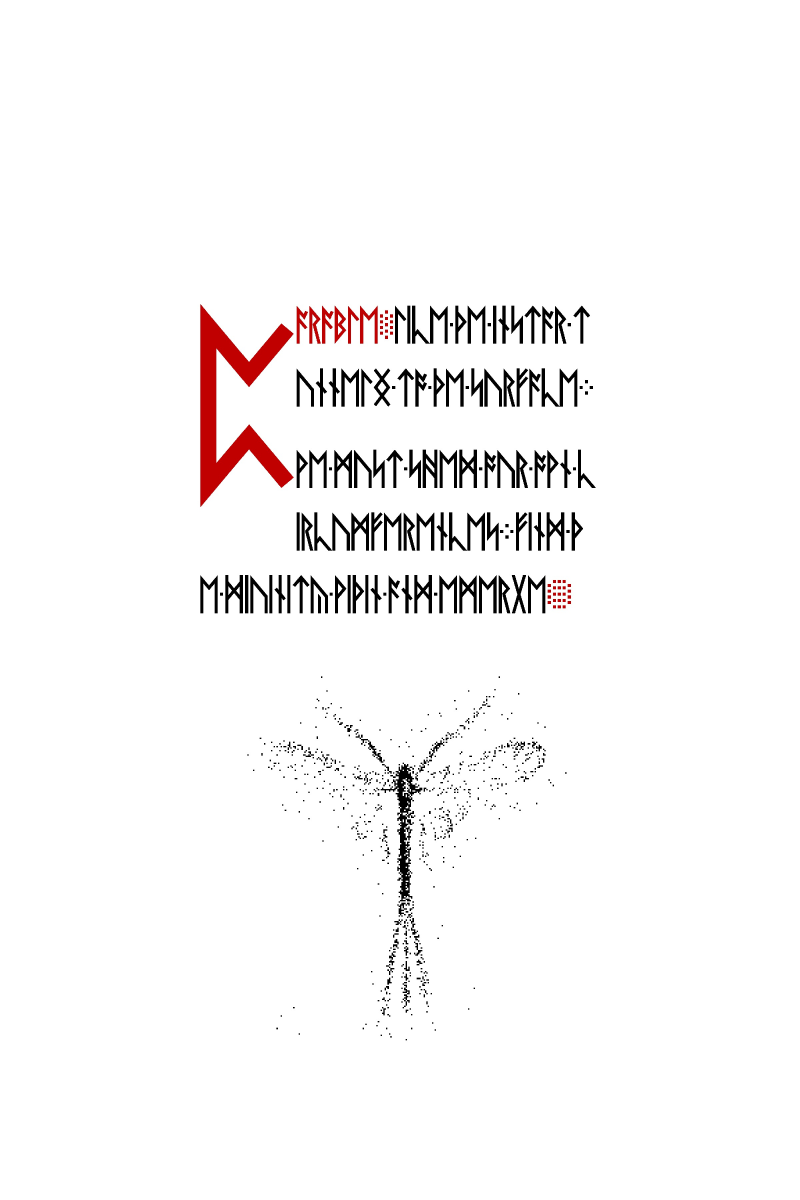
#> input picture resources/liber-primus/74.jpg, 2400 x 3600 px (shown at 1/3 size); its folder holds 6 pictures in this run
$ python lp2_cicada_stipple_prime_index.py
#> lines starting #> are read from the running program, lines starting #| are printed output that depends on the picture
#!/usr/bin/env python3
"""Reproduce the p57 dotted-insect component count and retrospective arithmetic.

Run from the repository root:
    python sims/lp2_cicada_stipple_prime_index.py

This is a measurement reproducer, not a cipher decoder. It does not model the
legacy GIMP Dissolve field. SECRA reports a strong match between that field and
the p57 dot positions, so component-derived prime/page matches are confounded
and must not be treated as author-selected without a residual-mask comparison.
"""
from __future__ import annotations

import hashlib
import json
import re
from pathlib import Path

import cv2
import numpy as np

ROOT = Path(__file__).resolve().parents[1]
IMAGE_DIR = ROOT / "resources" / "liber-primus"
IMAGE = IMAGE_DIR / "74.jpg"
CORPUS = IMAGE_DIR / "lp2-corpus.json"
GRID = IMAGE_DIR / "base60-grid.json"
INK = IMAGE_DIR / "lp2-ink-annotations.json"
ONION7_HTML = ROOT / "resources" / "cicada2014-onion7-index.html"
TRANSCRIPTION = ROOT / "resources" / "lp2-transcription.txt"
RUNIC = re.compile(r"[\u16A0-\u16FF]")
LP2_FIRST_IMAGE = 17
PARABLE_FIRST_SENTENCE_WORDS = 7
PARABLE_BODY_SENTENCES = 3


def prime_ordinal(n: int) -> int:
    """Return the one-based ordinal of n, requiring n to be prime."""
    if n < 2:
        raise ValueError(n)
    count = 0
    for candidate in range(2, n + 1):
        if all(candidate % d for d in range(2, int(candidate**0.5) + 1)):
            count += 1
            if candidate == n:
                return count
    raise ValueError(f"{n} is not prime")


def rune_count(s: str) -> int:
    return len(RUNIC.findall(s))


def main() -> None:
    raw = IMAGE.read_bytes()
    image = cv2.imread(str(IMAGE), cv2.IMREAD_COLOR)
#> image is the input picture: shape (3600, 2400, 3); mean B, G, R 246.8, 246.8, 248.4
    if image is None:
        raise RuntimeError(f"Could not read {IMAGE}")
    height, width = image.shape[:2]
#> height = 3600; width = 2400
    gray = cv2.cvtColor(image, cv2.COLOR_BGR2GRAY)

    x0, y0, x1, y1 = 350, 1900, 2050, 3450
    crop = gray[y0:y1, x0:x1]
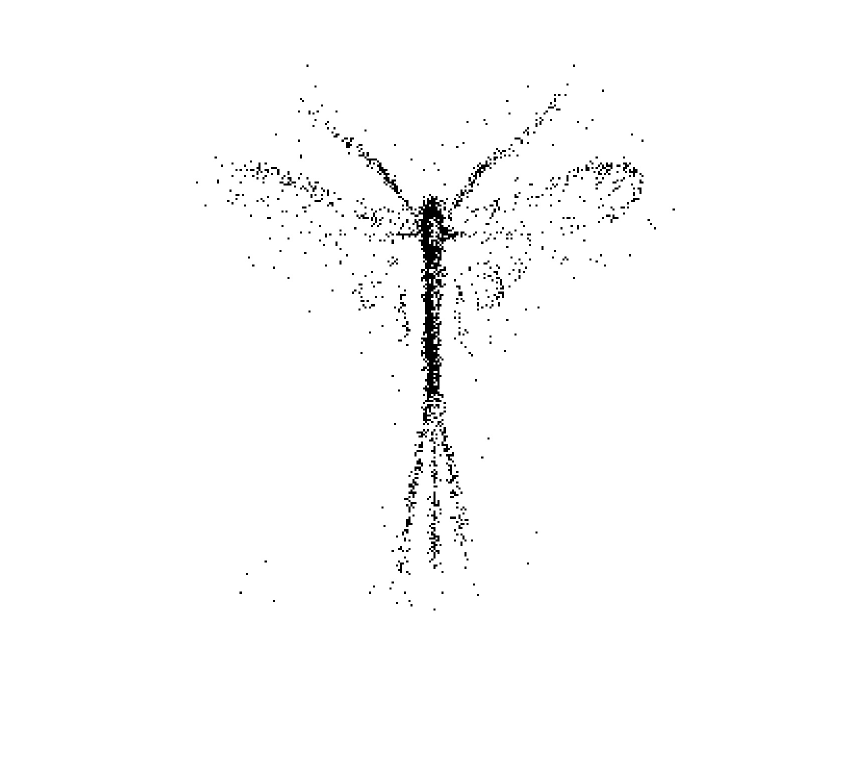
#> crop: shape (1550, 1700) (shown at 1/2 size); min 0, max 255, mean 251.6
    threshold_counts = {}
    threshold_100 = None
    for threshold in range(40, 201):
        count, _, stats, centroids = cv2.connectedComponentsWithStats(
            (crop < threshold).astype(np.uint8), connectivity=8
        )
        threshold_counts[threshold] = count - 1
        if threshold == 100:
            threshold_100 = (stats, centroids)
#> after the loop, threshold_counts = 161 items
    if set(threshold_counts.values()) != {574}:
        raise AssertionError(f"Threshold component counts vary: {threshold_counts}")

    stats, centroids = threshold_100
#> stats = 575 rows, first 6: [0, 0, 1700, 1550, 2599790], [613, 129, 4, 5, 20], [1146, 129, 4, 5, 20], [1133, 167, 4, 4, 16], [629, 171, 4, 4, 16], [1054, 171, 4, 4, 16]; centroids = 575 pairs, first value 393.5 to 1347, second value 131 to 1218.5
    areas = stats[1:, cv2.CC_STAT_AREA]
#> areas = 574 values, max 12821 at index 173, min 16 at index 2, mean 61.34
    largest_idx = np.argsort(areas)[-2:]
#> largest_idx = [64, 173]
    largest_areas = sorted((int(areas[i]) for i in largest_idx), reverse=True)
#> largest_areas = [12821, 1027]
    keep = np.ones(len(areas), dtype=bool)
    keep[largest_idx] = False
    small_x = centroids[1:, 0][keep] + x0
#> small_x = 572 values, max 1697 at index 233, min 743.5 at index 136, mean 1231.7
    left = int(np.count_nonzero(small_x < width / 2))
#> left = 241
    right = int(np.count_nonzero(small_x >= width / 2))
#> right = 331
    small_count = int(np.count_nonzero(keep))
#> small_count = 572

    left_prime_index = prime_ordinal(left)
#> after the loop in prime_ordinal, `for candidate in range(2, n + 1):`: count = 53
#> left_prime_index = 53
    right_prime_index = prime_ordinal(right)
#> after the loop in prime_ordinal, `for candidate in range(2, n + 1):`: count = 67
#> right_prime_index = 67
    image_files = sorted(IMAGE_DIR.glob("[0-9][0-9].jpg"))
    image_count = len(image_files)
#> (the run stopped early here; a loop or call above may not have finished)
